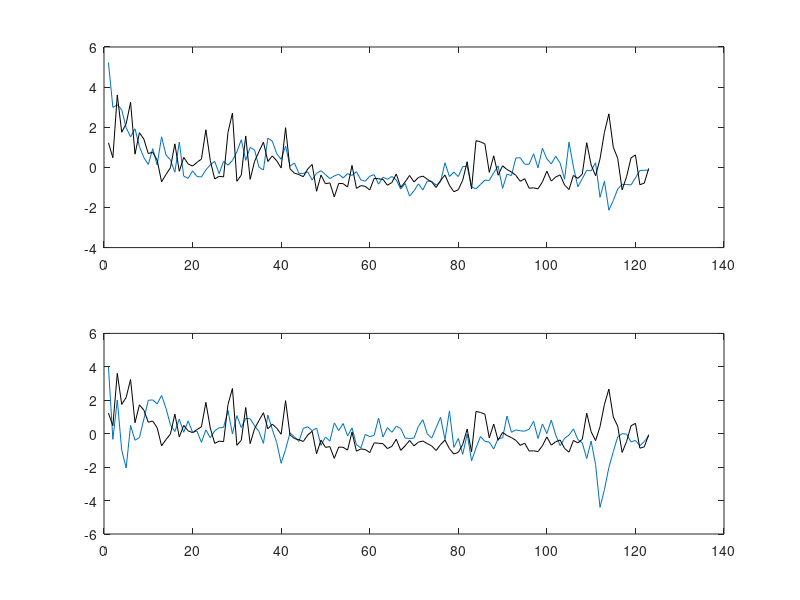

Recreate this plot in MATLAB.
%Program to compute correlations between changes and dispersion
clear all
clc

load CPId
load CPIdisp
load NGDPd
load NGDPdisp

samplecut=50;

CPId=CPId(samplecut:end);
CPIdisp=CPIdisp(samplecut:end);
NGDPd=NGDPd(samplecut:end);
NGDPdisp=NGDPdisp(samplecut:end);

%normalize
CPId=CPId-mean(CPId);
CPIdisp=CPIdisp-mean(CPIdisp);
NGDPd=NGDPd-mean(NGDPd);
NGDPdisp=NGDPdisp-mean(NGDPdisp);

CPIdabs=abs(CPId)-mean(abs(CPId));
NGDPdabs=abs(NGDPd)-mean(abs(NGDPd));

CPId=CPId./(cov(CPId)^0.5);
CPIdisp=CPIdisp./(cov(CPIdisp)^0.5);


NGDPd=NGDPd./(cov(NGDPd)^0.5);
NGDPdisp=NGDPdisp./(cov(NGDPdisp)^0.5);

CPIdabs=CPIdabs./(cov(CPIdabs)^0.5);

NGDPdabs=NGDPdabs./(cov(NGDPdabs)^0.5);

infld=CPId(2:end)-CPId(1:end-1);
infld=infld-mean(infld);

inflabs=abs(infld)-mean(abs(infld));
inflabs=inflabs./(cov(inflabs)^0.5);
infld=infld./(cov(infld)^0.5);

subplot(2,1,1)
plot(CPId);hold on; plot(CPIdisp,'k')

subplot(2,1,2)
plot(NGDPd);hold on; plot(NGDPdisp,'k')

cov(CPId,CPIdisp)
cov(CPIdabs,CPIdisp)

cov(NGDPd,NGDPdisp)
cov(NGDPdabs,NGDPdisp)

cov(infld,CPIdisp(2:end))
cov(inflabs,CPIdisp(2:end))



